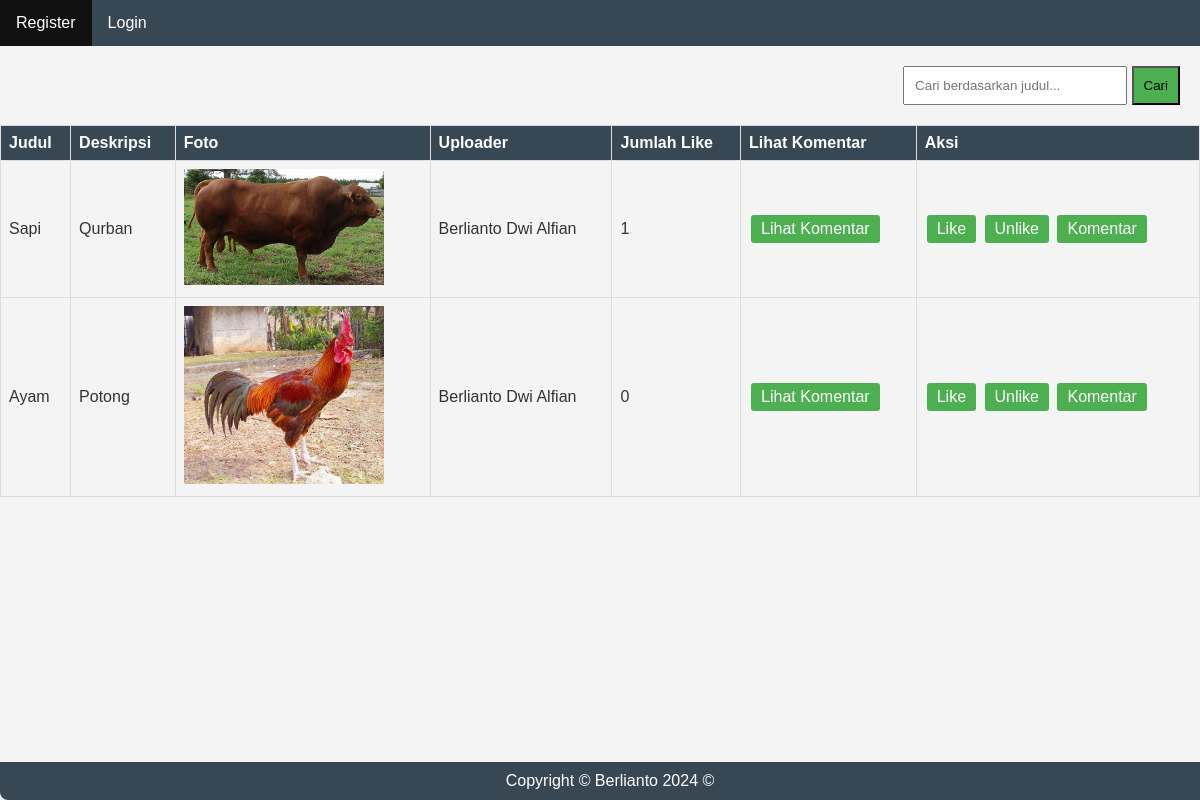
The page / on the database its author committed.
### tables this page shows
CREATE TABLE `foto` (
  `fotoid` int(11) NOT NULL,
  `judulfoto` varchar(255) NOT NULL,
  `deskripsifoto` text NOT NULL,
  `tanggalunggah` date NOT NULL,
  `lokasifile` varchar(255) NOT NULL,
  `albumid` int(11) NOT NULL,
  `userid` int(11) NOT NULL
);

CREATE TABLE `user` (
  `userid` int(11) NOT NULL,
  `username` varchar(255) NOT NULL,
  `password` varchar(255) NOT NULL,
  `email` varchar(255) NOT NULL,
  `namalengkap` varchar(255) NOT NULL,
  `alamat` text NOT NULL
);

### index.php (the view, shortened to what this page needs)
<!DOCTYPE html>
<html lang="en">
<head>
</head>
<body>
    <?php
        if(!isset($_SESSION['userid'])){
    ?>
            <ul>
                <li><a href="register.php">Register</a></li>
                <li><a href="login.php">Login</a></li>
            </ul>
    <?php
        }
    ?>
<div id="search-form">
        <form action="search.php" method="GET">
            <input type="text" name="query" id="search-input" placeholder="Cari berdasarkan judul...">
            <input type="submit" value="Cari" id="search-button">
        </form>
    </div>
    <table width="100%" border="1" cellpadding="5" cellspacing="0">
        <tr>
            <th>Judul</th>
            <th>Deskripsi</th>
            <th>Foto</th>
            <th>Uploader</th>
            <th>Jumlah Like</th>
            <th>Lihat Komentar</th>
            <th>Aksi</th>
        </tr>
        <?php
            include "koneksi.php";
            $sql = mysqli_query($conn, "SELECT * FROM foto,user WHERE foto.userid=user.userid ORDER BY foto.fotoid DESC");
            while($data=mysqli_fetch_array($sql)){
        ?>
            <tr>
                <td><?=$data['judulfoto']?></td>
                <td><?=$data['deskripsifoto']?></td>
                <td>
                    <img src="gambar/<?=$data['lokasifile']?>" width="200px">
                </td>
                <td><?=$data['namalengkap']?></td>
                <td>
                    <?php
                        $fotoid=$data['fotoid'];
                        $sql2=mysqli_query($conn,"select * from likefoto where fotoid='$fotoid'");
                        echo mysqli_num_rows($sql2);
                    ?>
                </td>
                <td>
                    <a href="lihatkomentar.php?fotoid=<?=$data['fotoid']?>">Lihat Komentar</a>
                </td>
                <td>
                    <a href="like.php?fotoid=<?=$data['fotoid']?>">Like</a>
                    <a href="like.php?fotoid=<?=$data['fotoid']?>">Unlike</a>
                    <a href="komentar.php?fotoid=<?=$data['fotoid']?>">Komentar</a>
                </td>
            </tr>
        <?php
            }
        ?>
    </table>
    <footer>Copyright © Berlianto 2024 ©</footer>
</body>
</html>

### index.php (style rules this page uses)
body { font-family: Arial, sans-serif; margin: 0; padding: 0; background-color: #f4f4f4; color: #333; }
ul { list-style-type: none; margin: 0; padding: 0; overflow: hidden; background-color: #384754; }
li { float: left; }
li a { display: block; color: white; text-align: center; padding: 14px 16px; text-decoration: none; }
table { width: 100%; border-collapse: collapse; margin-top: 20px; }
th, td { border: 1px solid #ddd; padding: 8px; text-align: left; }
th { background-color: #384754; color: white; }
img { max-width: 100%; height: auto; }
td a { text-decoration: none; padding: 5px 10px; margin: 2px; display: inline-block; background-color: #4CAF50; color: white; border-radius: 3px; }
#search-form { margin: 20px; text-align: center; float: right; }
#search-input { padding: 10px; width: 200px; }
#search-button { padding: 10px; background-color: #4CAF50; }
footer { background-color: #384754; color: white; padding: 10px; text-align: center; border-radius: 0 0 8px 8px; position: fixed; bottom: 0; width: 100%; }

### rows shown on the page
foto: judulfoto "Sapi", deskripsifoto "Qurban", lokasifile (picture), userid.namalengkap "Berlianto Dwi Alfian", mysqli_num_rows($sql2) "1"
foto: judulfoto "Ayam", deskripsifoto "Potong", lokasifile (picture), userid.namalengkap "Berlianto Dwi Alfian", mysqli_num_rows($sql2) "0"
